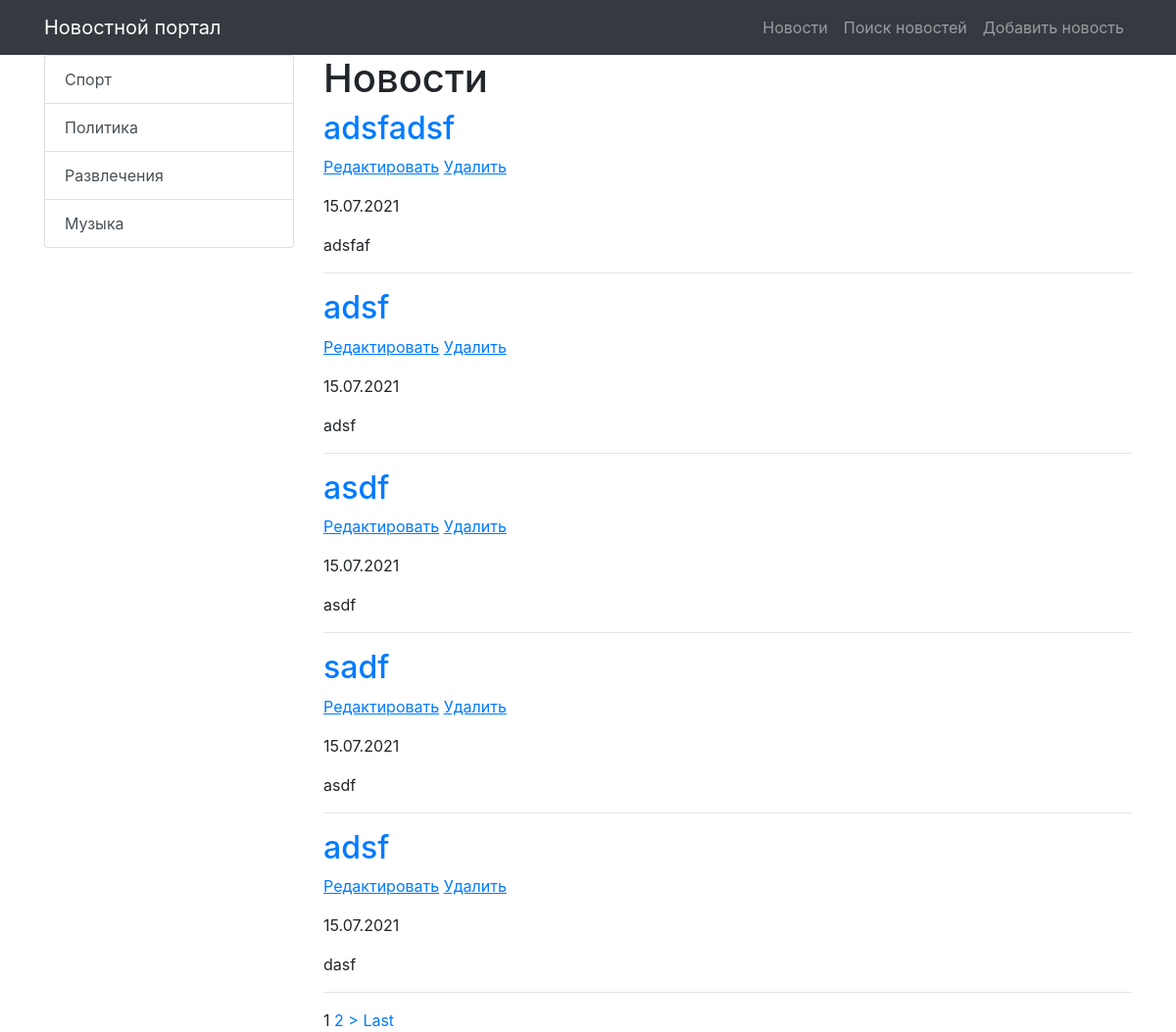
Before: /news/ (signed in) with the older database file.
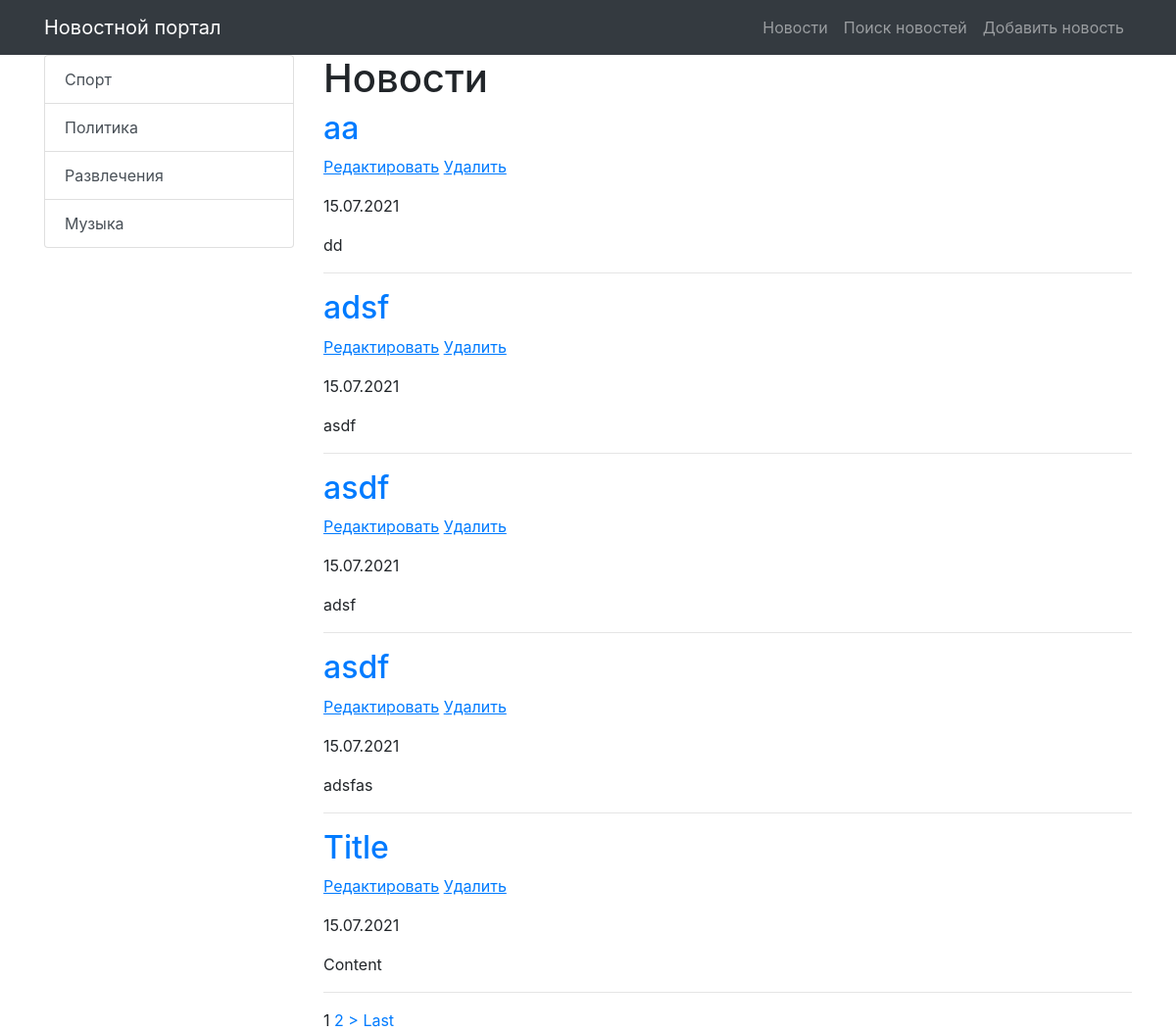
After: the same page with the newer database file.
### news/models.py (models this page shows, shortened)
class Category(models.Model):
    title = models.CharField(max_length=255, unique=True)
    subscribers = models.ManyToManyField(User)
    def get_absolute_url(self):
        return reverse('news_category', kwargs={'category_id': self.pk})

class Post(models.Model):
    TYPE = [
        ('Article', 'Статья'),
        ('News', 'Новость'),
    ]
    author = models.ForeignKey(Author, on_delete=models.CASCADE, verbose_name='Автор')
    category = models.ManyToManyField(Category, through='PostCategory')
    type = models.CharField(max_length=20, choices=TYPE, verbose_name='Тип', default='Article')
    creation_datetime = models.DateTimeField(auto_now_add=True, verbose_name='Дата публикации')
    title = models.CharField(max_length=255, verbose_name='Название')
    text = models.TextField(verbose_name='Содержание')
    rating = models.IntegerField(default=0)

### news/views.py (the view)
# urls.py: path('', NewsList.as_view()),
class NewsList(LoginRequiredMixin, ListView):
    model = Post
    template_name = 'news.html'
    context_object_name = 'news'
    queryset = Post.objects.order_by('-creation_datetime')
    paginate_by = 5
    def get_context_data(self, **kwargs):
        context = super().get_context_data(**kwargs)
        context['posts_amount'] = len(Post.objects.all())
        context['categories'] = Category.objects.all()
        return context

### news/templatetags/custom_filters.py (called while the page is built)
@register.filter(name='censor')
def censor(text, swearing):
    if swearing in text:
        return text.replace(swearing, '***')
    return text

### templates/news.html (shortened to what this page needs)
{% extends 'default.html' %}
{% load custom_filters %}
{% block content %}
    <h1>Новости</h1>
    {% if news %}
        {% for news_one in news %}
            <h2>
                <a href="{% url 'news_one' news_one.pk %}">{{ news_one.title | censor:'очень_плохое_слово'}}</a>
            </h2>
            <p>
                <a href="{% url 'news_update' news_one.pk %}"><u>Редактировать</u></a>
                <a href="{% url 'news_delete' news_one.pk %}"><u> Удалить </u></a>
            </p>
            <p>{{ news_one.creation_datetime | date:'d.m.Y'}}</p>
            <p>{{ news_one.text | censor:'очень_плохое_слово' | truncatewords_html:50}}</p>
            <hr>
        {% endfor %}
    {% else %}
        <h2>Нет никаких новостей :(</h2>
    {% endif %}
    {% if is_paginated %}
        {% for num in page_obj.paginator.page_range %}
            {% if page_obj.number == num %}
                <a>{{ num }}</a>
            {% elif num > page_obj.number|add:'-2' and num < page_obj.number|add:'2' %}
                <a href="?page={{ num }}">{{ num }}</a>
            {% endif %}
        {% endfor %}
        {% if page_obj.has_next %}
            <a href="?page={{ page_obj.next_page_number }}">></a>
            <a href="?page={{ page_obj.paginator.num_pages }}">Last</a>
        {% endif %}
    {% endif %}
{% endblock content %}

### templates/default.html (shortened to what this page needs)
{% load static %}
<!DOCTYPE html>
<html lang="en">
<head>
    <link href="{% static 'vendor/bootstrap/css/bootstrap.min.css' %}" rel="stylesheet">
</head>
<body>
<nav class="navbar navbar-expand-lg navbar-dark bg-dark static-top">
    <div class="container">
        <a class="navbar-brand" href="/news/">Новостной портал</a>
        <div class="collapse navbar-collapse" id="navbarResponsive">
            <ul class="navbar-nav ml-auto">
                <li class="nav-item">
                    <a class="nav-link" href="/news/">Новости</a>
                </li>
                <li class="nav-item">
                    <a class="nav-link" href="{% url 'news_search' %}">Поиск новостей</a>
                </li>
                <li class="nav-item">
                    <a class="nav-link" href="{% url 'news_add' %}">Добавить новость</a>
                </li>
            </ul>
        </div>
    </div>
</nav>
<div class="container">
    <div class="row">
        <div class="col-md-3">
            <div class="list-group">
                {% for item in categories %}
                <a href="{{ item.get_absolute_url }}" class="list-group-item list-group-item-action">
                    {{ item.title }}
                </a>
                {% endfor %}
            </div>
        </div>
        <div class="col-md-9">
            {% block content %}
            {% endblock content %}
        </div>
    </div>
</div>
</body>
</html>

Changed rows visible on the page:
no longer on this page (row unchanged): Post: title|censor "adsfadsf", creation_datetime "15.07.2021", text|censor "adsfaf"
no longer on this page (row unchanged): Post: title|censor "adsf", creation_datetime "15.07.2021", text|censor "adsf"
no longer on this page (row unchanged): Post: title|censor "asdf", creation_datetime "15.07.2021", text|censor "asdf"
no longer on this page (row unchanged): Post: title|censor "sadf", creation_datetime "15.07.2021", text|censor "asdf"
no longer on this page (row unchanged): Post: title|censor "adsf", creation_datetime "15.07.2021", text|censor "dasf"
added Post: title|censor "aa", creation_datetime "15.07.2021", text|censor "dd"
added Post: title|censor "adsf", creation_datetime "15.07.2021", text|censor "asdf"
added Post: title|censor "asdf", creation_datetime "15.07.2021", text|censor "adsf"
added Post: title|censor "asdf", creation_datetime "15.07.2021", text|censor "adsfas"
added Post: title|censor "Title", creation_datetime "15.07.2021", text|censor "Content"
